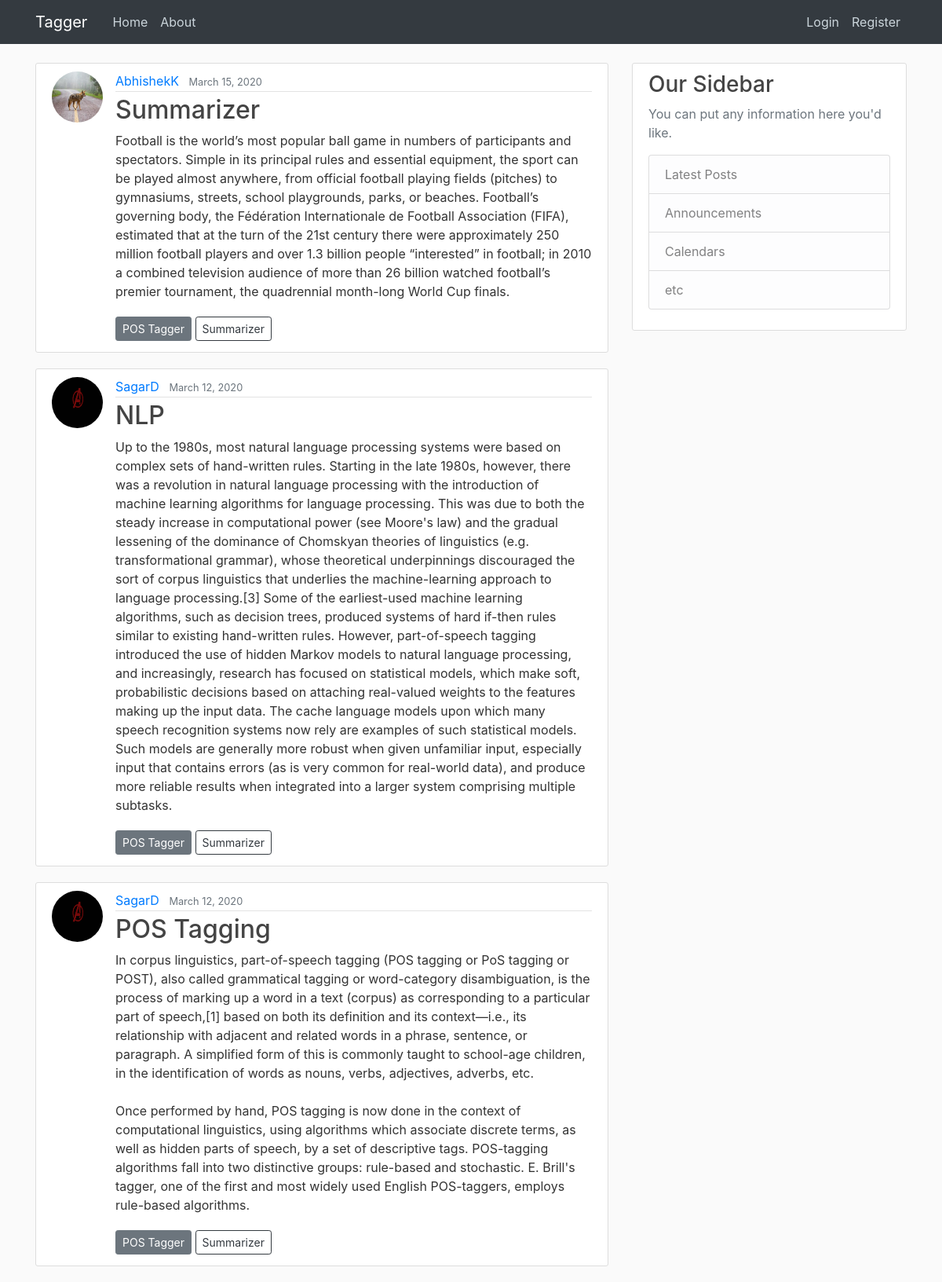
The page / on the database its author committed.
### blog/models.py (models this page shows, shortened)
class Post(models.Model):
    title = models.CharField(max_length=100)
    content = models.TextField()
    date_posted = models.DateTimeField(default=timezone.now)
    author = models.ForeignKey(User, on_delete=models.CASCADE)

### users/models.py (models this page shows, shortened)
class Profile(models.Model):
    user = models.OneToOneField(User, on_delete=models.CASCADE)
    image = models.ImageField(default='default.jpg', upload_to='profile_pics')

### blog/views.py (the view)
# urls.py: path('', PostListView.as_view(), name='blog-home'),
class PostListView(ListView):
    model = Post
    template_name = 'blog/home.html'  # <app>/<model>_<viewtype>.html
    context_object_name = 'posts'
    ordering = ['-date_posted']

### blog/templates/blog/home.html
{% extends "blog/base.html" %}
{% block content %}
    {% for post in posts %}
        <article class="media content-section">
          <img class="rounded-circle article-img" src="{{ post.author.profile.image.url }}">
          <div class="media-body">
            <div class="article-metadata">
              <a class="mr-2" href="#">{{ post.author }}</a>
              <small class="text-muted">{{ post.date_posted|date:"F d, Y" }}</small>
            </div>
            <h2><a class="article-title" href="{% url 'post-detail' post.id %}">{{ post.title }}</a></h2>
            <p class="article-content">{{ post.content }}</p>
            <div>
            <a class="btn btn-secondary btn-sm mt-1 mb-1" href="{% url 'op-postag' post.id %}">POS Tagger</a>
            <a class="btn btn-outline-dark btn-sm mt-1 mb-1" href="{% url 'op-summary' post.id %}">Summarizer</a>
          </div>
          </div>
        </article>
    {% endfor %}
{% endblock content %}

### blog/templates/blog/base.html (shortened to what this page needs)
{% load static %}
<!DOCTYPE html>
<html>
<head>
    <link rel="stylesheet" href="https://maxcdn.bootstrapcdn.com/bootstrap/4.0.0/css/bootstrap.min.css">
    <link rel="stylesheet" type="text/css" href="{% static 'blog/main.css' %}">
</head>
<body>
    <header class="site-header">
      <nav class="navbar navbar-expand-md navbar-dark bg-dark fixed-top">
        <div class="container">
          <a class="navbar-brand mr-4" href="{% url 'blog-home' %}">Tagger</a>
          <div class="collapse navbar-collapse" id="navbarToggle">
            <div class="navbar-nav mr-auto">
              <a class="nav-item nav-link" href="{% url 'blog-home' %}">Home</a>
              <a class="nav-item nav-link" href="{% url 'blog-about' %}">About</a>
            </div>
            <div class="navbar-nav">
              {% if user.is_authenticated %}
                <img class="rounded-circle" width="38px" height="38px" src="{{ user.profile.image.url }}">
                <a class="nav-item nav-link" href="{% url 'profile' %}">Profile</a>
                <a class="nav-item nav-link" href="{% url 'post-create' %}">New Post</a>
                <a class="nav-item nav-link" href="{% url 'logout' %}">Logout</a>
              {% else %}
                <a class="nav-item nav-link" href="{% url 'login' %}">Login</a>
                <a class="nav-item nav-link" href="{% url 'register' %}">Register</a>
              {% endif %}
            </div>
          </div>
        </div>
      </nav>
    </header>
    <main role="main" class="container">
      <div class="row">
        <div class="col-md-8">
          {% block content %}{% endblock %}
        </div>
        <div class="col-md-4">
          <div class="content-section">
            <h3>Our Sidebar</h3>
            <p class='text-muted'>You can put any information here you'd like.
              <ul class="list-group">
                <li class="list-group-item list-group-item-light">Latest Posts</li>
                <li class="list-group-item list-group-item-light">Announcements</li>
                <li class="list-group-item list-group-item-light">Calendars</li>
                <li class="list-group-item list-group-item-light">etc</li>
              </ul>
            </p>
          </div>
        </div>
      </div>
    </main>
</body>
</html>

### blog/static/blog/main.css (style rules this page uses)
body { background: #fafafa; color: #333333; margin-top: 5rem; }
h1, h2, h3, h4, h5, h6 { color: #444444; }
ul { margin: 0; }
.site-header .navbar-nav .nav-link { color: #cbd5db; }
.content-section { background: #ffffff; padding: 10px 20px; border: 1px solid #dddddd; border-radius: 3px; margin-bottom: 20px; }
.article-title { color: #444444; }
.article-content { white-space: pre-line; }
.article-img { height: 65px; width: 65px; margin-right: 16px; }
.article-metadata { padding-bottom: 1px; margin-bottom: 4px; border-bottom: 1px solid #e3e3e3 }

### rows shown on the page
Post: author.profile.image (placeholder picture), author "AbhishekK", date_posted "March 15, 2020", title "Summarizer", content "Football is the world’s most popular ball game in numbers of participants and spectators. Simple in its principal rules and essential equipment, the sport can be played almost anywhere, from official football playing fields (pitches) to gymnasiums, streets, school playgrounds, parks, or beaches. Football’s governing body, the Fédération Internationale de Football Association (FIFA), estimated that at the turn of the 21st century there were approximately 250 million football players and over 1.3 billion people “interested” in football; in 2010 a combined television audience of more than 26 billion watched football’s premier tournament, the quadrennial month-long World Cup finals."
Post: author.profile.image (picture), author "SagarD", date_posted "March 12, 2020", title "NLP", content "Up to the 1980s, most natural language processing systems were based on complex sets of hand-written rules. Starting in the late 1980s, however, there was a revolution in natural language processing with the introduction of machine learning algorithms for language processing. This was due to both the steady increase in computational power (see Moore's law) and the gradual lessening of the dominance of Chomskyan theories of linguistics (e.g. transformational grammar), whose theoretical underpinnings discouraged the sort of corpus linguistics that underlies the machine-learning approach to language processing.[3] Some of the earliest-used machine learning algorithms, such as decision trees,…"
Post: author.profile.image (picture), author "SagarD", date_posted "March 12, 2020", title "POS Tagging", content "In corpus linguistics, part-of-speech tagging (POS tagging or PoS tagging or POST), also called grammatical tagging or word-category disambiguation, is the process of marking up a word in a text (corpus) as corresponding to a particular part of speech,[1] based on both its definition and its context—i.e., its relationship with adjacent and related words in a phrase, sentence, or paragraph. A simplified form of this is commonly taught to school-age children, in the identification of words as nouns, verbs, adjectives, adverbs, etc. Once performed by hand, POS tagging is now done in the context of computational linguistics, using algorithms which associate discrete terms, as well as hidden…"
